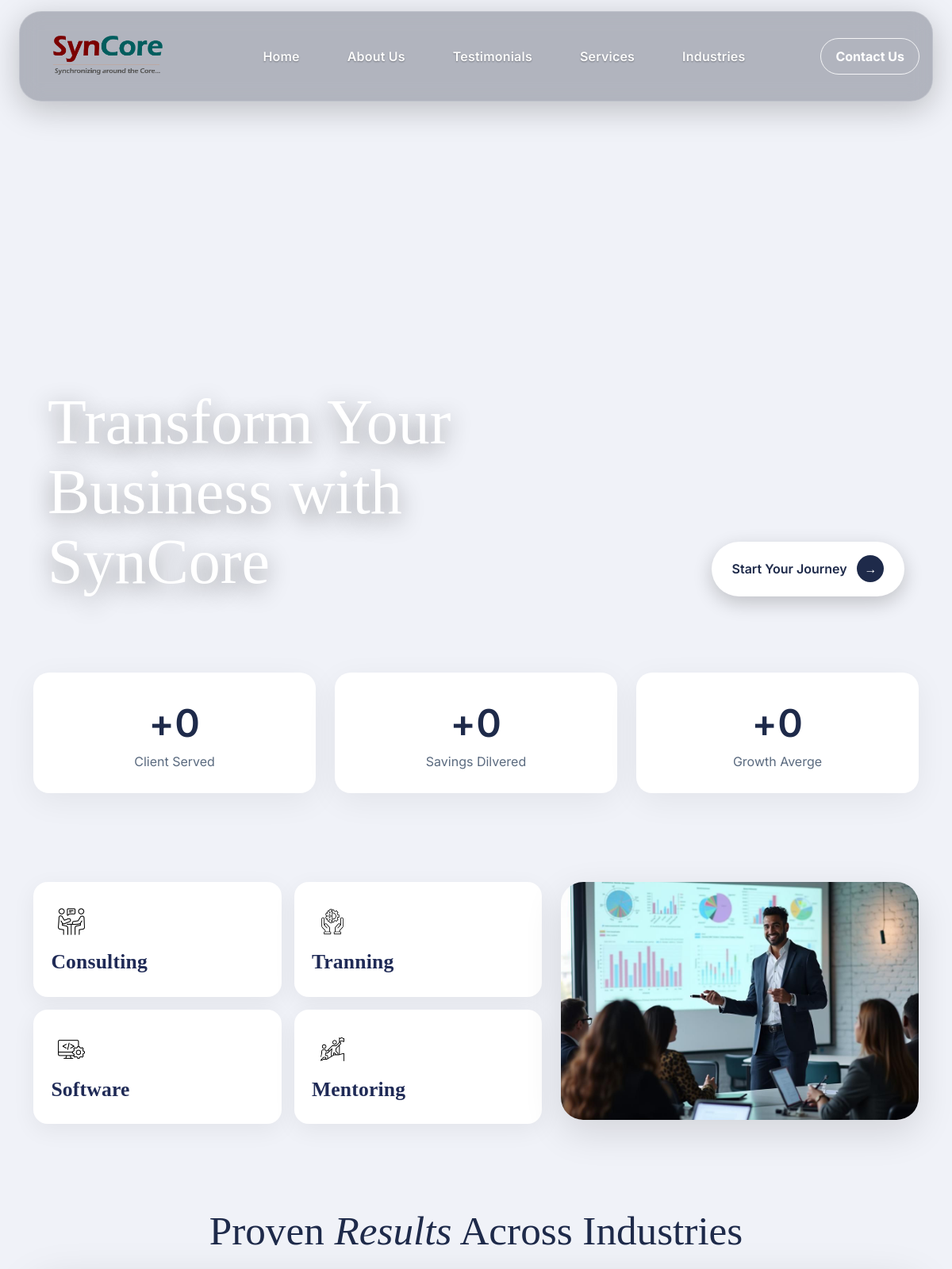
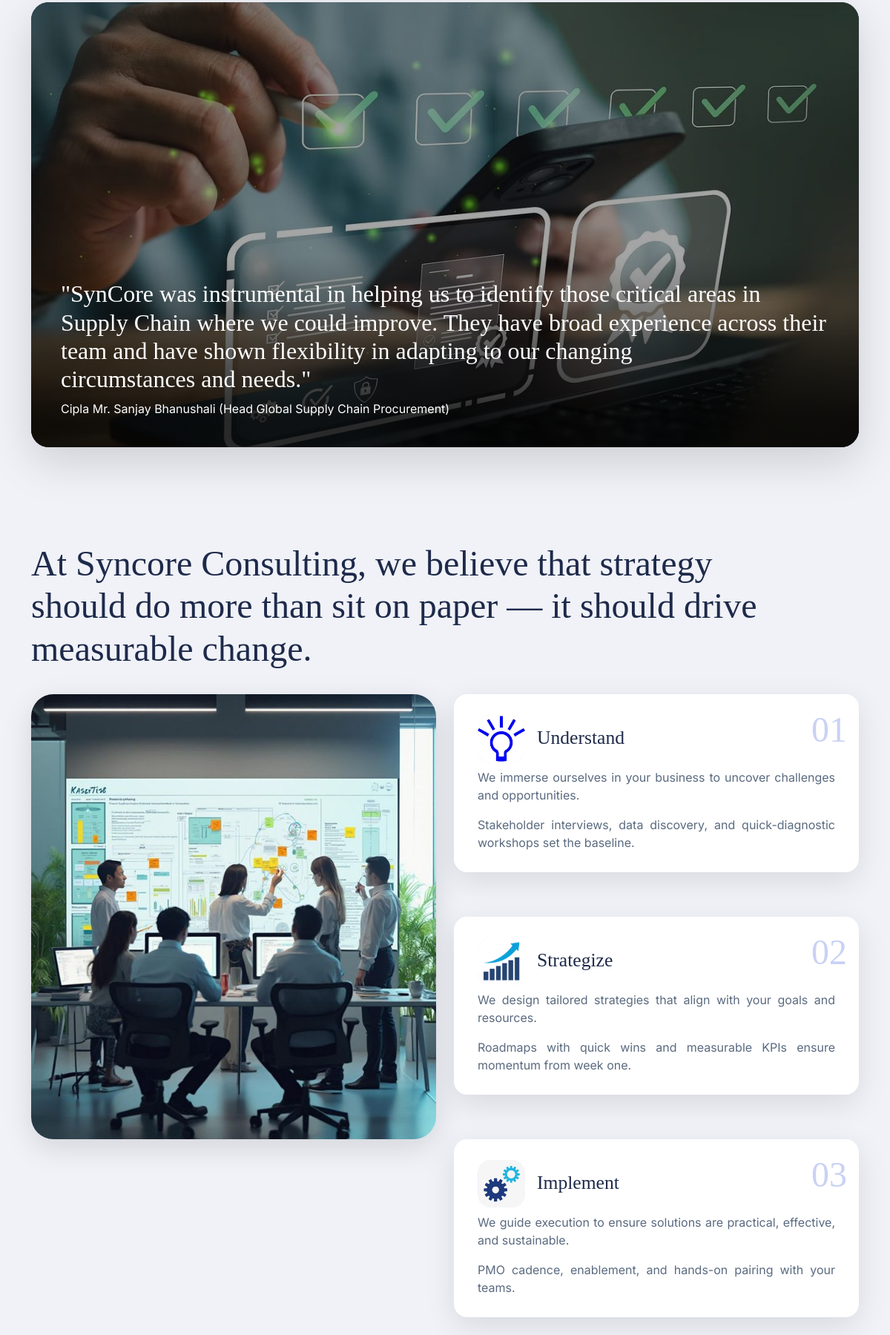
The page / (upper part) on the database its author committed (2 pictures, top to bottom).
### core/models.py (models this page shows, shortened)
class TimeStamped(models.Model):
    created_at = models.DateTimeField(auto_now_add=True)
    updated_at = models.DateTimeField(auto_now=True)
    class Meta:
        abstract = True

class StaticMetric(TimeStamped):
    UNIT_CHOICES = [
        ("CR", "Cr"), ("LAKH", "Lakh"),
        ("THOUSAND", "Thousand"), ("HUNDRED", "Hundred"), ("NONE", ""),
    ]
    title = models.CharField(max_length=120)
    count = models.DecimalField(max_digits=12, decimal_places=2, validators=[MinValueValidator(0)])
    unit = models.CharField(max_length=10, choices=UNIT_CHOICES, default="NONE")
    image = models.ImageField(upload_to="static_metrics/", blank=True, null=True)  # optional right-side photo
    order = models.PositiveIntegerField(default=0)
    class Meta:
        ordering = ["order", "id"]
        verbose_name = "Static"
        verbose_name_plural = "Statics"

class Service(TimeStamped):
    icon = models.ImageField(
        upload_to="service_icons/",
        blank=True, null=True,
        verbose_name="Icon",
        help_text="Upload a square PNG/SVG (raster) for the service icon."
    )
    icon_class = models.CharField(
        max_length=120, blank=True, null=True,
        help_text="e.g. 'fa-solid fa-gear' or 'bi-gear'"
    )
    icon_svg = models.TextField(
        blank=True, null=True,
        help_text="Paste inline SVG markup starting with <svg …>"
    )
    title = models.CharField(max_length=100)
    link = models.URLField()
    order = models.PositiveIntegerField(default=0)
    class Meta:
        ordering = ["order", "id"]

class HomeBanner(models.Model):
    video = models.FileField(upload_to="banners/", help_text="MP4 recommended")
    is_active = models.BooleanField(default=False)
    service_image = models.ImageField(
        upload_to="serice_image/",
        blank=True, null=True,
        verbose_name="Service Image",
        help_text="Upload a square PNG/SVG (raster) for the service icon."
    )
    class Meta:
        constraints = [
            models.UniqueConstraint(
                fields=["is_active"],
                condition=Q(is_active=True),
                name="unique_active_home_banner",
            )
        ]
        verbose_name = "Home Banner"
        verbose_name_plural = "Home Banners"

class ProvenResult(TimeStamped):
    image = models.ImageField(upload_to="proven_results/")
    title=models.CharField(max_length=400,null=True,blank=True)
    description = models.TextField()
    link = models.URLField(blank=True, null=True)
    link_text = models.CharField(max_length=60, blank=True, null=True)
    order = models.PositiveIntegerField(default=0)
    class Meta:
        ordering = ["order", "id"]

class ApproachSection(models.Model):
    heading = models.TextField(
        help_text="Main heading above the section. Use plain text; <br> will be inserted on line breaks."
    )
    image = models.ImageField(
        upload_to="approach/",
        blank=True, null=True,
        help_text="Large left image."
    )
    is_active = models.BooleanField(default=True)
    updated_at = models.DateTimeField(auto_now=True)
    class Meta:
        verbose_name = "Approach Section"
        verbose_name_plural = "Approach Sections"

class ApproachStep(models.Model):
    section = models.ForeignKey(
        ApproachSection,
        related_name="steps",
        on_delete=models.CASCADE
    )
    order = models.PositiveIntegerField(default=0)
    icon = models.ImageField(
        upload_to="approach/icons/",
        blank=True, null=True,
        help_text="Upload small square image for the step icon."
    )
    icon_class = models.CharField(
        max_length=120, blank=True, null=True,
        help_text="e.g. 'fa-solid fa-bolt' or 'bi-lightning-charge'"
    )
    icon_svg = models.TextField(
        blank=True, null=True,
        help_text="Paste inline SVG markup starting with <svg …>"
    )
    title = models.CharField(max_length=80)
    body = models.TextField(help_text="First paragraph.")
    body_secondary = models.TextField(blank=True, help_text="Optional second paragraph.")
    updated_at = models.DateTimeField(auto_now=True)
    class Meta:
        ordering = ["order", "id"]

### core/views.py (the view)
# urls.py: path("", home, name="home"),
def home(request):
    banner = HomeBanner.objects.filter(is_active=True).first()
    video_name = (banner.video.name if getattr(banner, "video", None) else "")
    video_lower = video_name.lower() if video_name else ""
    banner_is_gif = video_lower.endswith(".gif")
    banner_is_mp4  = video_lower.endswith(".mp4")
    logos_all = list(TrustedBy.objects.all().order_by("id"))
    n = len(logos_all)
    half = ceil(n / 2) if n else 0
    logos_top = logos_all[:half]
    logos_bottom = logos_all[half:]
    approach = (
        ApproachSection.objects.filter(is_active=True)
        .prefetch_related("steps")
        .first()
    )
    ctx = {
        "banner": banner,
        "banner_is_gif": banner_is_gif,
        "banner_is_mp4": banner_is_mp4,
        "metrics": StaticMetric.objects.all(),
        "services": Service.objects.all(),
        "results": ProvenResult.objects.all(),
        "logos": logos_all,
        "logos_top": logos_top,
        "logos_bottom": logos_bottom,
        "contact": ContactInfo.objects.first(),
        "transform": Transform.objects.filter(is_active=True).first(),
        "approach": approach,
        "socials": SocialMedia.objects.all(),
    }
    return render(request, "core/home.html", ctx)

### templates/core/home.html (shortened to what this page needs)
{% load static %}
<!DOCTYPE html>
<html lang="en">
  <head>
    {% block page_css %}
    <link
      href="https://cdn.jsdelivr.net/npm/bootstrap@5.3.0/dist/css/bootstrap.min.css"
      rel="stylesheet"
    />
    {% endblock %}
  </head>
  <body>
    <div class="glass-nav">
      <nav class="navbar navbar-expand-lg">
        <div class="glass-nav-inner container-fluid px-3">
        <a class="navbar-brand" href="{% url 'home' %}">
          <img src="{% static 'img/Logo.png' %}" alt="SynCore" class="navbar-logo">
        </a>
          <div
            class="collapse navbar-collapse justify-content-center"
            id="navbarNavGlass"
          >
            <ul class="navbar-nav nav-menu">
              <li class="nav-item">
                <a class="nav-link" href="{% url 'home' %}">Home</a>
              </li>
              <li class="nav-item">
                <a class="nav-link" href="{% url 'about' %}">About Us</a>
              </li>
              <li class="nav-item">
                <a class="nav-link" href="#results">Testimonials</a>
              </li>
              <li class="nav-item">
                <a class="nav-link" href="#services">Services</a>
              </li>
              <li class="nav-item">
                <a class="nav-link" href="#industries">Industries</a>
              </li>
            </ul>
            <div class="ms-lg-4 mt-3 mt-lg-0">
              <a href="{% url 'contact' %}" style="text-decoration: none">
                <button class="btn-contact-pill">Contact Us</button>
              </a>
            </div>
          </div>
        </div>
      </nav>
    </div>
    {% block content %}
    <section class="hero-section hero-wrap" id="home">
      {% if banner and banner.video %} {% if banner_is_gif %}
      <img
        src="{{ banner.video.url }}"
        alt="Hero"
        class="hero-media"
        loading="eager"
        decoding="async"
      />
      {% elif banner_is_mp4 %}
      <video class="hero-media" autoplay muted loop playsinline>
        <source src="{{ banner.video.url }}" type="video/mp4" />
      </video>
      {% endif %} {% endif %}
      <div class="container-fluid hero-content">
        <div class="hero-row">
          <h1 class="hero-title">
            Transform Your<br />Business with<br />SynCore
          </h1>
          <a href="{% url 'contact' %}" class="hero-cta"
            >Start Your Journey <span class="btn-icon">→</span></a
          >
        </div>
      </div>
    </section>
    <section id="metrics" class="py-5" style="background: var(--light-bg)">
      <div class="container">
        <div class="row g-4">
          {% for m in metrics %}
          <div class="col-lg-4">
            <div class="stat-card h-100 text-center">
              <div
                class="stat-number"
                data-target="{{ m.count|floatformat:0 }}"
                data-suffix="{{ m.get_unit_display }}"
              >
                +0
              </div>
              <div class="stat-label">{{ m.title }}</div>
            </div>
          </div>
          {% empty %}
          <p class="mb-0">No metrics yet.</p>
          {% endfor %}
        </div>
      </div>
    </section>
    <section class="stats-services" id="services">
      <div class="container">
        <div class="row align-items-start g-4">
          <div class="col-lg-7">
            <div class="row g-3 row-cols-1 row-cols-md-2">
              {% for s in services %}
              <div class="col d-flex">
                <div class="service-card w-100">
                  <div class="service-icon">
                    {% if s.icon %}
                    <img src="{{ s.icon.url }}" alt="{{ s.title }}" />
                    {% elif s.icon_svg %}
                    <span class="svg-wrap">{{ s.icon_svg|safe }}</span>
                    {% elif s.icon_class %}
                    <i
                      class="{{ s.icon_class }}"
                      aria-hidden="true"
                      title="{{ s.title }}"
                    ></i>
                    {% endif %}
                  </div>
                  <div class="flex-grow-1">
                    <h5 class="service-title mb-1">{{ s.title }}</h5>
                  </div>
                </div>
              </div>
              {% empty %}
              <div class="col"><p class="mb-0">No services added yet.</p></div>
              {% endfor %}
            </div>
          </div>
<div class="col-lg-5">
  <div
    class="right-side-image"
    style="background-image: url('{% if banner and banner.service_image %}{{ banner.service_image.url }}{% else %}https://img.freepik.com/premium-photo/business-partnership-meeting-concept-businessmans-handshake-successful-businessmen-handshaking-after-good-deal-vertical-blurred-background_44344-4115.jpg?w=2000{% endif %}');"
  ></div>
</div>
        </div>
      </div>
    </section>
    <section class="industries-section" id="industries">
      <div class="container">
        <h2 class="section-title">Proven <em>Results</em> Across Industries</h2>
      </div>
    </section>
    <section id="results" class="pb-5">
      <div class="container">
        {% if results %}
        <div class="vslider" id="resultsVSlider">
          {% for r in results %}
          <div class="vslide {% if forloop.first %}active{% endif %}">
            <img src="{{ r.image.url }}" alt="{{ r.title|default:'Result' }}" />
            <div class="vcaption">
              {% if r.title %}
              <h3>{{ r.title }}</h3>
              {% endif %}
              <p class="mb-2">{{ r.description }}</p>
            </div>
          </div>
          {% endfor %}
        </div>
        {% else %}
        <p>No proven results yet.</p>
        {% endif %}
      </div>
    </section>
    <section class="about-section" id="about">
      <div class="container">
        <h2 class="about-title">
          {% if approach %} {{ approach.heading|linebreaksbr }} {% else %} At
          Syncore Consulting, we believe that strategy<br />
          should do more than sit on paper — it should drive<br />
          measurable change. {% endif %}
        </h2>
        <div class="row g-4 about-grid">
          <div class="col-lg-6 about-left">
            <div class="about-image-sticky">
              <div
                class="about-image"
                style="background-image:url('{% if approach and approach.image %}{{ approach.image.url }}{% else %}https://tse4.mm.bing.net/th/id/OIP.mrBjykZHJ1UcZXW3ybUZ_AHaE7?w=2000&h=1333&rs=1&pid=ImgDetMain&o=7&rm=3{% endif %}');"
              ></div>
            </div>
          </div>
<div class="col-lg-6 stack-steps">
  {% if approach %}
    {% for step in approach.steps.all %}
  <div class="step-card" style="z-index:{{ forloop.counter|add:'10' }}">
        <div class="step-head">
          <div class="step-icon">
            {% if step.icon %}
              <img src="{{ step.icon.url }}" alt="{{ step.title }}">
            {% elif step.icon_svg %}
              <span class="svg-wrap">{{ step.icon_svg|safe }}</span>
            {% elif step.icon_class %}
              <i class="{{ step.icon_class }}" aria-hidden="true" title="{{ step.title }}"></i>
            {% else %}
              <span class="service-icon-fallback" aria-label="{{ step.title }}">
                {{ step.title|slice:":1"|upper }}
              </span>
            {% endif %}
          </div>
          <h4 class="step-title">{{ step.title }}</h4>
        </div>
        <div class="step-body">
          <p>{{ step.body }}</p>
          {% if step.body_secondary %}
            <p class="mb-0">{{ step.body_secondary }}</p>
          {% endif %}
        </div>
      </div>
    {% endfor %}
  {% endif %}
</div>
        </div>
      </div>
    </section>
    {% endblock %}
  </body>
</html>

### rows shown on the page
StaticMetric: title "Client Served"
StaticMetric: title "Savings Dilvered"
StaticMetric: title "Growth Averge"
Service: icon (picture), title "Consulting"
Service: icon (picture), title "Tranning"
Service: icon (picture), title "Software"
Service: icon (picture), title "Mentoring"
HomeBanner: service_image (picture)
ProvenResult: image (picture), title "\"SynCore was instrumental in helping us to identify those critical areas in Supply Chain where we could improve. They have broad experience across their team and have shown flexibility in adapting to our changing circumstances and needs.\"", description "Cipla Mr. Sanjay Bhanushali (Head Global Supply Chain Procurement)"
ApproachSection: heading "At Syncore Consulting, we believe that strategy should do more than sit on paper — it should drive measurable change.", image (picture)
ApproachStep: icon (picture), title "Understand", body "We immerse ourselves in your business to uncover challenges and opportunities.", body_secondary "Stakeholder interviews, data discovery, and quick-diagnostic workshops set the baseline."
ApproachStep: icon (picture), title "Strategize", body "We design tailored strategies that align with your goals and resources.", body_secondary "Roadmaps with quick wins and measurable KPIs ensure momentum from week one."
ApproachStep: icon (picture), title "Implement", body "We guide execution to ensure solutions are practical, effective, and sustainable.", body_secondary "PMO cadence, enablement, and hands-on pairing with your teams."
